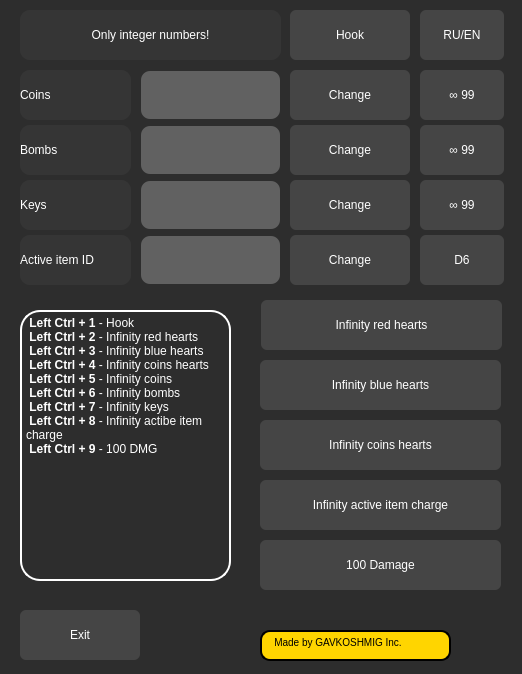
<?xml version="1.0" encoding="UTF-8"?>
<ui version="4.0">
 <class>MainWindow</class>
 <widget class="QMainWindow" name="MainWindow">
  <property name="enabled">
   <bool>true</bool>
  </property>
  <property name="geometry">
   <rect>
    <x>0</x>
    <y>0</y>
    <width>522</width>
    <height>674</height>
   </rect>
  </property>
  <property name="windowTitle">
   <string>Isaac`s Cheats</string>
  </property>
  <property name="styleSheet">
   <string notr="true"/>
  </property>
  <widget class="QWidget" name="centralwidget">
   <property name="styleSheet">
    <string notr="true">QWidget{
background-color: rgb(45, 45, 45);
}</string>
   </property>
   <widget class="QLabel" name="Int_Numbers_Only">
    <property name="geometry">
     <rect>
      <x>20</x>
      <y>10</y>
      <width>261</width>
      <height>50</height>
     </rect>
    </property>
    <property name="styleSheet">
     <string notr="true">QLabel{
	color: rgb(255, 255, 255);
	font: 75 11pt &quot;MS Shell Dlg 2&quot;;
	background-color: rgb(53, 53, 53);
	border-radius: 10px;
}</string>
    </property>
    <property name="text">
     <string>&lt;html&gt;&lt;head/&gt;&lt;body&gt;&lt;p align=&quot;center&quot;&gt;Only integer numbers!&lt;/p&gt;&lt;/body&gt;&lt;/html&gt;</string>
    </property>
    <property name="margin">
     <number>10</number>
    </property>
   </widget>
   <widget class="QLabel" name="Coins">
    <property name="geometry">
     <rect>
      <x>20</x>
      <y>70</y>
      <width>111</width>
      <height>50</height>
     </rect>
    </property>
    <property name="styleSheet">
     <string notr="true">QLabel{
	color: rgb(255, 255, 255);
	font: 75 11pt &quot;MS Shell Dlg 2&quot;;
	background-color: rgb(53, 53, 53);
	border-radius: 10px;
}</string>
    </property>
    <property name="text">
     <string>Coins</string>
    </property>
    <property name="margin">
     <number>10</number>
    </property>
   </widget>
   <widget class="QLabel" name="Bombs">
    <property name="geometry">
     <rect>
      <x>20</x>
      <y>125</y>
      <width>111</width>
      <height>50</height>
     </rect>
    </property>
    <property name="styleSheet">
     <string notr="true">QLabel{
	color: rgb(255, 255, 255);
	font: 75 11pt &quot;MS Shell Dlg 2&quot;;
	background-color: rgb(53, 53, 53);
	border-radius: 10px;
}</string>
    </property>
    <property name="text">
     <string>Bombs</string>
    </property>
    <property name="margin">
     <number>10</number>
    </property>
   </widget>
   <widget class="QLabel" name="Keys">
    <property name="geometry">
     <rect>
      <x>20</x>
      <y>180</y>
      <width>111</width>
      <height>50</height>
     </rect>
    </property>
    <property name="styleSheet">
     <string notr="true">QLabel{
	color: rgb(255, 255, 255);
	font: 75 11pt &quot;MS Shell Dlg 2&quot;;
	background-color: rgb(53, 53, 53);
	border-radius: 10px;
}</string>
    </property>
    <property name="text">
     <string>Keys</string>
    </property>
    <property name="margin">
     <number>10</number>
    </property>
   </widget>
   <widget class="QLabel" name="Active_items">
    <property name="geometry">
     <rect>
      <x>20</x>
      <y>235</y>
      <width>111</width>
      <height>50</height>
     </rect>
    </property>
    <property name="styleSheet">
     <string notr="true">QLabel{
	color: rgb(255, 255, 255);
	font: 75 11pt &quot;MS Shell Dlg 2&quot;;
	background-color: rgb(53, 53, 53);
	border-radius: 10px;
}</string>
    </property>
    <property name="text">
     <string>Active item ID</string>
    </property>
    <property name="margin">
     <number>10</number>
    </property>
   </widget>
   <widget class="QPushButton" name="Change_coins">
    <property name="geometry">
     <rect>
      <x>290</x>
      <y>70</y>
      <width>120</width>
      <height>50</height>
     </rect>
    </property>
    <property name="styleSheet">
     <string notr="true">QPushButton {
	color: rgb(255, 255, 255);
	font: 10pt &quot;MS Shell Dlg 2&quot;;
    border-radius: 6px;
	background-color: rgb(69, 69, 69);
    min-width: 80px;
}
QPushButton:hover{
	border: 2px solid rgb(50, 50, 50);
}
QPushButton:pressed {
	background-color: rgb(64, 64, 64);
}

QPushButton:flat {
    border: none; 
}

QPushButton:default {
    border-color: navy; 
}</string>
    </property>
    <property name="text">
     <string>Change</string>
    </property>
   </widget>
   <widget class="QLineEdit" name="Input_coins">
    <property name="geometry">
     <rect>
      <x>140</x>
      <y>70</y>
      <width>141</width>
      <height>50</height>
     </rect>
    </property>
    <property name="styleSheet">
     <string notr="true">QLineEdit{
	font: 10pt &quot;MS Shell Dlg 2&quot;;
	border: 2px solid rgb(37, 39, 48, 0);
	border-radius: 10px;
	color: #FFF;
	padding-left: 20 px;
	padding-right: 20 px;
	background-color: rgb(97, 97, 97);
}
QLineEdit:hover{
	border: 2px solid rgb(104, 104, 104);
}
QLineEdit:focus{
	border: 2px solid rgb(255, 255, 255);
	
	background-color: rgb(141, 141, 141);
}</string>
    </property>
   </widget>
   <widget class="QLineEdit" name="Input_bombs">
    <property name="geometry">
     <rect>
      <x>140</x>
      <y>125</y>
      <width>141</width>
      <height>50</height>
     </rect>
    </property>
    <property name="styleSheet">
     <string notr="true">QLineEdit{
	font: 10pt &quot;MS Shell Dlg 2&quot;;
	border: 2px solid rgb(37, 39, 48, 0);
	border-radius: 10px;
	color: #FFF;
	padding-left: 20 px;
	padding-right: 20 px;
	background-color: rgb(97, 97, 97);
}
QLineEdit:hover{
	border: 2px solid rgb(104, 104, 104);
}
QLineEdit:focus{
	border: 2px solid rgb(255, 255, 255);
	
	background-color: rgb(141, 141, 141);
}</string>
    </property>
   </widget>
   <widget class="QLineEdit" name="Input_keys">
    <property name="geometry">
     <rect>
      <x>140</x>
      <y>180</y>
      <width>141</width>
      <height>50</height>
     </rect>
    </property>
    <property name="styleSheet">
     <string notr="true">QLineEdit{
	font: 10pt &quot;MS Shell Dlg 2&quot;;
	border: 2px solid rgb(37, 39, 48, 0);
	border-radius: 10px;
	color: #FFF;
	padding-left: 20 px;
	padding-right: 20 px;
	background-color: rgb(97, 97, 97);
}
QLineEdit:hover{
	border: 2px solid rgb(104, 104, 104);
}
QLineEdit:focus{
	border: 2px solid rgb(255, 255, 255);
	
	background-color: rgb(141, 141, 141);
}</string>
    </property>
   </widget>
   <widget class="QLineEdit" name="Input_items">
    <property name="geometry">
     <rect>
      <x>140</x>
      <y>235</y>
      <width>141</width>
      <height>50</height>
     </rect>
    </property>
    <property name="styleSheet">
     <string notr="true">QLineEdit{
	font: 10pt &quot;MS Shell Dlg 2&quot;;
	border: 2px solid rgb(37, 39, 48, 0);
	border-radius: 10px;
	color: #FFF;
	padding-left: 20 px;
	padding-right: 20 px;
	background-color: rgb(97, 97, 97);
}
QLineEdit:hover{
	border: 2px solid rgb(104, 104, 104);
}
QLineEdit:focus{
	border: 2px solid rgb(255, 255, 255);
	
	background-color: rgb(141, 141, 141);
}</string>
    </property>
   </widget>
   <widget class="QPushButton" name="Change_bombs">
    <property name="geometry">
     <rect>
      <x>290</x>
      <y>125</y>
      <width>120</width>
      <height>50</height>
     </rect>
    </property>
    <property name="styleSheet">
     <string notr="true">QPushButton {
	color: rgb(255, 255, 255);
	font: 10pt &quot;MS Shell Dlg 2&quot;;
    border-radius: 6px;
	background-color: rgb(69, 69, 69);
    min-width: 80px;
}
QPushButton:hover{
	border: 2px solid rgb(50, 50, 50);
}
QPushButton:pressed {
	background-color: rgb(64, 64, 64);
}

QPushButton:flat {
    border: none; 
}

QPushButton:default {
    border-color: navy; 
}</string>
    </property>
    <property name="text">
     <string>Change</string>
    </property>
   </widget>
   <widget class="QPushButton" name="Change_keys">
    <property name="geometry">
     <rect>
      <x>290</x>
      <y>180</y>
      <width>120</width>
      <height>50</height>
     </rect>
    </property>
    <property name="styleSheet">
     <string notr="true">QPushButton {
	color: rgb(255, 255, 255);
	font: 10pt &quot;MS Shell Dlg 2&quot;;
    border-radius: 6px;
	background-color: rgb(69, 69, 69);
    min-width: 80px;
}
QPushButton:hover{
	border: 2px solid rgb(50, 50, 50);
}
QPushButton:pressed {
	background-color: rgb(64, 64, 64);
}

QPushButton:flat {
    border: none; 
}

QPushButton:default {
    border-color: navy; 
}</string>
    </property>
    <property name="text">
     <string>Change</string>
    </property>
   </widget>
   <widget class="QPushButton" name="Change_items">
    <property name="geometry">
     <rect>
      <x>290</x>
      <y>235</y>
      <width>120</width>
      <height>50</height>
     </rect>
    </property>
    <property name="styleSheet">
     <string notr="true">QPushButton {
	color: rgb(255, 255, 255);
	font: 10pt &quot;MS Shell Dlg 2&quot;;
    border-radius: 6px;
	background-color: rgb(69, 69, 69);
    min-width: 80px;
}
QPushButton:hover{
	border: 2px solid rgb(50, 50, 50);
}
QPushButton:pressed {
	background-color: rgb(64, 64, 64);
}

QPushButton:flat {
    border: none; 
}

QPushButton:default {
    border-color: navy; 
}</string>
    </property>
    <property name="text">
     <string>Change</string>
    </property>
   </widget>
   <widget class="QPushButton" name="Infinity_coins">
    <property name="geometry">
     <rect>
      <x>420</x>
      <y>70</y>
      <width>84</width>
      <height>50</height>
     </rect>
    </property>
    <property name="styleSheet">
     <string notr="true">QPushButton {
	color: rgb(255, 255, 255);
	font: 10pt &quot;MS Shell Dlg 2&quot;;
    border-radius: 6px;
	background-color: rgb(69, 69, 69);
    min-width: 80px;
}
QPushButton:hover{
	border: 2px solid rgb(50, 50, 50);
}
QPushButton:pressed {
	background-color: rgb(64, 64, 64);
}

QPushButton:flat {
    border: none; 
}

QPushButton:default {
    border-color: navy; 
}</string>
    </property>
    <property name="text">
     <string>∞ 99</string>
    </property>
   </widget>
   <widget class="QPushButton" name="Infinity_bombs">
    <property name="geometry">
     <rect>
      <x>420</x>
      <y>125</y>
      <width>84</width>
      <height>50</height>
     </rect>
    </property>
    <property name="styleSheet">
     <string notr="true">QPushButton {
	color: rgb(255, 255, 255);
	font: 10pt &quot;MS Shell Dlg 2&quot;;
    border-radius: 6px;
	background-color: rgb(69, 69, 69);
    min-width: 80px;
}
QPushButton:hover{
	border: 2px solid rgb(50, 50, 50);
}
QPushButton:pressed {
	background-color: rgb(64, 64, 64);
}

QPushButton:flat {
    border: none; 
}

QPushButton:default {
    border-color: navy; 
}</string>
    </property>
    <property name="text">
     <string>∞ 99</string>
    </property>
   </widget>
   <widget class="QPushButton" name="Infinity_keys">
    <property name="geometry">
     <rect>
      <x>420</x>
      <y>180</y>
      <width>84</width>
      <height>50</height>
     </rect>
    </property>
    <property name="styleSheet">
     <string notr="true">QPushButton {
	color: rgb(255, 255, 255);
	font: 10pt &quot;MS Shell Dlg 2&quot;;
    border-radius: 6px;
	background-color: rgb(69, 69, 69);
    min-width: 80px;
}
QPushButton:hover{
	border: 2px solid rgb(50, 50, 50);
}
QPushButton:pressed {
	background-color: rgb(64, 64, 64);
}

QPushButton:flat {
    border: none; 
}

QPushButton:default {
    border-color: navy; 
}</string>
    </property>
    <property name="text">
     <string>∞ 99</string>
    </property>
   </widget>
   <widget class="QPushButton" name="D6_btn">
    <property name="geometry">
     <rect>
      <x>420</x>
      <y>235</y>
      <width>84</width>
      <height>50</height>
     </rect>
    </property>
    <property name="styleSheet">
     <string notr="true">QPushButton {
	color: rgb(255, 255, 255);
	font: 10pt &quot;MS Shell Dlg 2&quot;;
    border-radius: 6px;
	background-color: rgb(69, 69, 69);
    min-width: 80px;
}
QPushButton:hover{
	border: 2px solid rgb(50, 50, 50);
}
QPushButton:pressed {
	background-color: rgb(64, 64, 64);
}

QPushButton:flat {
    border: none; 
}

QPushButton:default {
    border-color: navy; 
}</string>
    </property>
    <property name="text">
     <string>D6</string>
    </property>
   </widget>
   <widget class="QPushButton" name="Inf_energy">
    <property name="geometry">
     <rect>
      <x>260</x>
      <y>480</y>
      <width>241</width>
      <height>50</height>
     </rect>
    </property>
    <property name="styleSheet">
     <string notr="true">QPushButton {
	color: rgb(255, 255, 255);
	font: 10pt &quot;MS Shell Dlg 2&quot;;
    border-radius: 6px;
	background-color: rgb(69, 69, 69);
    min-width: 80px;
}
QPushButton:hover{
	border: 2px solid rgb(50, 50, 50);
}
QPushButton:pressed {
	background-color: rgb(64, 64, 64);
}

QPushButton:flat {
    border: none; 
}

QPushButton:default {
    border-color: navy; 
}</string>
    </property>
    <property name="text">
     <string>Infinity active item charge</string>
    </property>
   </widget>
   <widget class="QPushButton" name="Dmg_btn">
    <property name="geometry">
     <rect>
      <x>260</x>
      <y>540</y>
      <width>241</width>
      <height>50</height>
     </rect>
    </property>
    <property name="styleSheet">
     <string notr="true">QPushButton {
	color: rgb(255, 255, 255);
	font: 10pt &quot;MS Shell Dlg 2&quot;;
    border-radius: 6px;
	background-color: rgb(69, 69, 69);
    min-width: 80px;
}
QPushButton:hover{
	border: 2px solid rgb(50, 50, 50);
}
QPushButton:pressed {
	background-color: rgb(64, 64, 64);
}

QPushButton:flat {
    border: none; 
}

QPushButton:default {
    border-color: navy; 
}</string>
    </property>
    <property name="text">
     <string>100 Damage</string>
    </property>
   </widget>
   <widget class="QPushButton" name="Inf_hearts_coins">
    <property name="geometry">
     <rect>
      <x>260</x>
      <y>420</y>
      <width>241</width>
      <height>50</height>
     </rect>
    </property>
    <property name="styleSheet">
     <string notr="true">QPushButton {
	color: rgb(255, 255, 255);
	font: 10pt &quot;MS Shell Dlg 2&quot;;
    border-radius: 6px;
	background-color: rgb(69, 69, 69);
    min-width: 80px;
}
QPushButton:hover{
	border: 2px solid rgb(50, 50, 50);
}
QPushButton:pressed {
	background-color: rgb(64, 64, 64);
}

QPushButton:flat {
    border: none; 
}

QPushButton:default {
    border-color: navy; 
}</string>
    </property>
    <property name="text">
     <string>Infinity coins hearts</string>
    </property>
   </widget>
   <widget class="QPushButton" name="Inf_red_hearts">
    <property name="geometry">
     <rect>
      <x>261</x>
      <y>300</y>
      <width>241</width>
      <height>50</height>
     </rect>
    </property>
    <property name="styleSheet">
     <string notr="true">QPushButton {
	color: rgb(255, 255, 255);
	font: 10pt &quot;MS Shell Dlg 2&quot;;
    border-radius: 6px;
	background-color: rgb(69, 69, 69);
    min-width: 80px;
}
QPushButton:hover{
	border: 2px solid rgb(50, 50, 50);
}
QPushButton:pressed {
	background-color: rgb(64, 64, 64);
}

QPushButton:flat {
    border: none; 
}

QPushButton:default {
    border-color: navy; 
}</string>
    </property>
    <property name="text">
     <string>Infinity red hearts</string>
    </property>
   </widget>
   <widget class="QPushButton" name="Inf_blue_hearts">
    <property name="geometry">
     <rect>
      <x>260</x>
      <y>360</y>
      <width>241</width>
      <height>50</height>
     </rect>
    </property>
    <property name="styleSheet">
     <string notr="true">QPushButton {
	color: rgb(255, 255, 255);
	font: 10pt &quot;MS Shell Dlg 2&quot;;
    border-radius: 6px;
	background-color: rgb(69, 69, 69);
    min-width: 80px;
}
QPushButton:hover{
	border: 2px solid rgb(50, 50, 50);
}
QPushButton:pressed {
	background-color: rgb(64, 64, 64);
}

QPushButton:flat {
    border: none; 
}

QPushButton:default {
    border-color: navy; 
}</string>
    </property>
    <property name="text">
     <string>Infinity blue hearts</string>
    </property>
   </widget>
   <widget class="QPushButton" name="Exit_btn">
    <property name="geometry">
     <rect>
      <x>20</x>
      <y>610</y>
      <width>120</width>
      <height>50</height>
     </rect>
    </property>
    <property name="styleSheet">
     <string notr="true">QPushButton {
	color: rgb(255, 255, 255);
	font: 10pt &quot;MS Shell Dlg 2&quot;;
    border-radius: 6px;
	background-color: rgb(69, 69, 69);
    min-width: 80px;
}
QPushButton:hover{
	border: 2px solid rgb(50, 50, 50);
}
QPushButton:pressed {
	background-color: rgb(64, 64, 64);
}

QPushButton:flat {
    border: none; 
}

QPushButton:default {
    border-color: navy; 
}</string>
    </property>
    <property name="text">
     <string>Exit</string>
    </property>
   </widget>
   <widget class="QTextBrowser" name="Inform_board">
    <property name="geometry">
     <rect>
      <x>20</x>
      <y>310</y>
      <width>211</width>
      <height>271</height>
     </rect>
    </property>
    <property name="styleSheet">
     <string notr="true">QTextBrowser{
	color: rgb(255, 255, 255);
	border-radius: 20px;
	border: 2px solid rgb(255, 255, 255);
	background-color: rgb(45, 45, 45);
}
</string>
    </property>
    <property name="html">
     <string>&lt;!DOCTYPE HTML PUBLIC &quot;-//W3C//DTD HTML 4.0//EN&quot; &quot;http://www.w3.org/TR/REC-html40/strict.dtd&quot;&gt;
&lt;html&gt;&lt;head&gt;&lt;meta name=&quot;qrichtext&quot; content=&quot;1&quot; /&gt;&lt;style type=&quot;text/css&quot;&gt;
p, li { white-space: pre-wrap; }
&lt;/style&gt;&lt;/head&gt;&lt;body style=&quot; font-family:'MS Shell Dlg 2'; font-size:7.8pt; font-weight:400; font-style:normal;&quot;&gt;
&lt;p style=&quot; margin-top:0px; margin-bottom:0px; margin-left:0px; margin-right:0px; -qt-block-indent:0; text-indent:0px;&quot;&gt;&lt;span style=&quot; font-size:9pt; font-weight:600;&quot;&gt; Left Ctrl + 1&lt;/span&gt;&lt;span style=&quot; font-size:9pt;&quot;&gt; - Hook&lt;/span&gt;&lt;/p&gt;
&lt;p style=&quot; margin-top:0px; margin-bottom:0px; margin-left:0px; margin-right:0px; -qt-block-indent:0; text-indent:0px;&quot;&gt;&lt;span style=&quot; font-size:9pt; font-weight:600;&quot;&gt; Left Ctrl + 2&lt;/span&gt;&lt;span style=&quot; font-size:9pt;&quot;&gt; - Infinity red hearts&lt;/span&gt;&lt;/p&gt;
&lt;p style=&quot; margin-top:0px; margin-bottom:0px; margin-left:0px; margin-right:0px; -qt-block-indent:0; text-indent:0px;&quot;&gt;&lt;span style=&quot; font-size:9pt; font-weight:600;&quot;&gt; Left Ctrl + 3&lt;/span&gt;&lt;span style=&quot; font-size:9pt;&quot;&gt; - Infinity blue hearts&lt;/span&gt;&lt;/p&gt;
&lt;p style=&quot; margin-top:0px; margin-bottom:0px; margin-left:0px; margin-right:0px; -qt-block-indent:0; text-indent:0px;&quot;&gt;&lt;span style=&quot; font-size:9pt; font-weight:600;&quot;&gt; Left Ctrl + 4&lt;/span&gt;&lt;span style=&quot; font-size:9pt;&quot;&gt; - Infinity coins hearts&lt;/span&gt;&lt;/p&gt;
&lt;p style=&quot; margin-top:0px; margin-bottom:0px; margin-left:0px; margin-right:0px; -qt-block-indent:0; text-indent:0px;&quot;&gt;&lt;span style=&quot; font-size:9pt; font-weight:600;&quot;&gt; Left Ctrl + 5&lt;/span&gt;&lt;span style=&quot; font-size:9pt;&quot;&gt; - Infinity coins&lt;/span&gt;&lt;/p&gt;
&lt;p style=&quot; margin-top:0px; margin-bottom:0px; margin-left:0px; margin-right:0px; -qt-block-indent:0; text-indent:0px;&quot;&gt;&lt;span style=&quot; font-size:9pt; font-weight:600;&quot;&gt; Left Ctrl + 6&lt;/span&gt;&lt;span style=&quot; font-size:9pt;&quot;&gt; - Infinity bombs&lt;/span&gt;&lt;/p&gt;
&lt;p style=&quot; margin-top:0px; margin-bottom:0px; margin-left:0px; margin-right:0px; -qt-block-indent:0; text-indent:0px;&quot;&gt;&lt;span style=&quot; font-size:9pt; font-weight:600;&quot;&gt; Left Ctrl + 7&lt;/span&gt;&lt;span style=&quot; font-size:9pt;&quot;&gt; - Infinity keys&lt;/span&gt;&lt;/p&gt;
&lt;p style=&quot; margin-top:0px; margin-bottom:0px; margin-left:0px; margin-right:0px; -qt-block-indent:0; text-indent:0px;&quot;&gt;&lt;span style=&quot; font-size:9pt; font-weight:600;&quot;&gt; Left Ctrl + 8&lt;/span&gt;&lt;span style=&quot; font-size:9pt;&quot;&gt; - Infinity actibe item charge&lt;/span&gt;&lt;/p&gt;
&lt;p style=&quot; margin-top:0px; margin-bottom:0px; margin-left:0px; margin-right:0px; -qt-block-indent:0; text-indent:0px;&quot;&gt;&lt;span style=&quot; font-size:9pt; font-weight:600;&quot;&gt; Left Ctrl + 9&lt;/span&gt;&lt;span style=&quot; font-size:9pt;&quot;&gt; - 100 DMG&lt;/span&gt;&lt;/p&gt;&lt;/body&gt;&lt;/html&gt;</string>
    </property>
   </widget>
   <widget class="QPushButton" name="Language_btn">
    <property name="geometry">
     <rect>
      <x>420</x>
      <y>10</y>
      <width>84</width>
      <height>50</height>
     </rect>
    </property>
    <property name="styleSheet">
     <string notr="true">QPushButton {
	color: rgb(255, 255, 255);
	font: 10pt &quot;MS Shell Dlg 2&quot;;
    border-radius: 6px;
	background-color: rgb(69, 69, 69);
    min-width: 80px;
}
QPushButton:hover{
	border: 2px solid rgb(50, 50, 50);
}
QPushButton:pressed {
	background-color: rgb(64, 64, 64);
}

QPushButton:flat {
    border: none; 
}

QPushButton:default {
    border-color: navy; 
}</string>
    </property>
    <property name="text">
     <string>RU/EN</string>
    </property>
   </widget>
   <widget class="QPushButton" name="Hook_btn">
    <property name="geometry">
     <rect>
      <x>290</x>
      <y>10</y>
      <width>120</width>
      <height>50</height>
     </rect>
    </property>
    <property name="styleSheet">
     <string notr="true">QPushButton {
	color: rgb(255, 255, 255);
	font: 10pt &quot;MS Shell Dlg 2&quot;;
    border-radius: 6px;
	background-color: rgb(69, 69, 69);
    min-width: 80px;
}
QPushButton:hover{
	border: 2px solid rgb(50, 50, 50);
}
QPushButton:pressed {
	background-color: rgb(64, 64, 64);
}

QPushButton:flat {
    border: none; 
}

QPushButton:default {
    border-color: navy; 
}</string>
    </property>
    <property name="text">
     <string>Hook</string>
    </property>
   </widget>
   <widget class="QTextBrowser" name="Author_btn">
    <property name="geometry">
     <rect>
      <x>260</x>
      <y>630</y>
      <width>191</width>
      <height>31</height>
     </rect>
    </property>
    <property name="styleSheet">
     <string notr="true">QTextBrowser{
	color: rgb(0, 0, 0);
	border-radius: 10px;
	border: 2px solid;
	background-color: rgb(255, 213, 0);
}</string>
    </property>
    <property name="html">
     <string>&lt;!DOCTYPE HTML PUBLIC &quot;-//W3C//DTD HTML 4.0//EN&quot; &quot;http://www.w3.org/TR/REC-html40/strict.dtd&quot;&gt;
&lt;html&gt;&lt;head&gt;&lt;meta name=&quot;qrichtext&quot; content=&quot;1&quot; /&gt;&lt;style type=&quot;text/css&quot;&gt;
p, li { white-space: pre-wrap; }
&lt;/style&gt;&lt;/head&gt;&lt;body style=&quot; font-family:'MS Shell Dlg 2'; font-size:7.8pt; font-weight:400; font-style:normal;&quot;&gt;
&lt;p style=&quot; margin-top:0px; margin-bottom:0px; margin-left:0px; margin-right:0px; -qt-block-indent:0; text-indent:0px;&quot;&gt;   Made by GAVKOSHMIG Inc.&lt;/p&gt;&lt;/body&gt;&lt;/html&gt;</string>
    </property>
   </widget>
   <widget class="QLabel" name="Icon_author">
    <property name="geometry">
     <rect>
      <x>460</x>
      <y>620</y>
      <width>41</width>
      <height>41</height>
     </rect>
    </property>
    <property name="styleSheet">
     <string notr="true">QLabel{
	background-image: url(:/newPrefix/imgonline-com-ua-Resize-FJDPqgFmfYQzOIw.jpg);
}</string>
    </property>
    <property name="text">
     <string/>
    </property>
   </widget>
  </widget>
 </widget>
 <resources>
  <include location="1.qrc"/>
  <include location="222.qrc"/>
 </resources>
 <connections/>
</ui>
